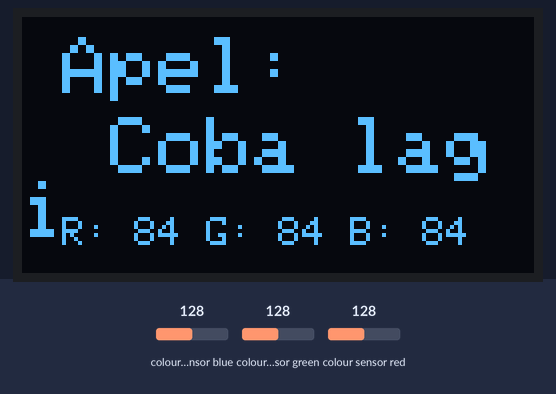
A sketch run on a simulated ESP32. Parts: 128×64 one-colour display. Inputs (shaded band) come from the test bench; at power-on: colour sensor red 128, colour sensor blue 128, colour sensor green 128. What the sketch prints to the serial monitor is not drawn.

Above: at 2.2 s.
2.3 s: colour sensor red set to 5
At 3.5 s:
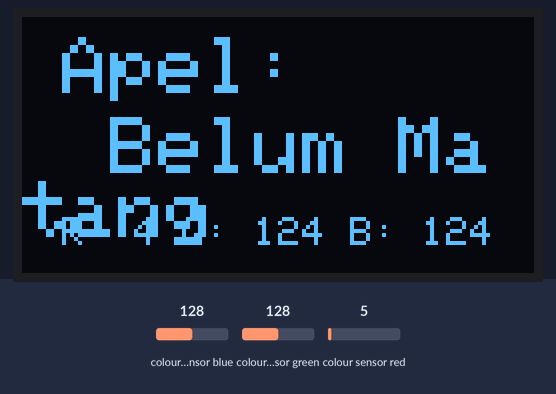
4.7 s: colour sensor blue set to 5
At 5.9 s:
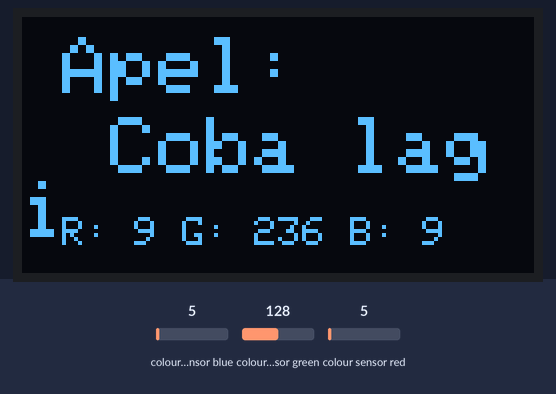
6.9 s: colour sensor green set to 64
At 8.2 s:
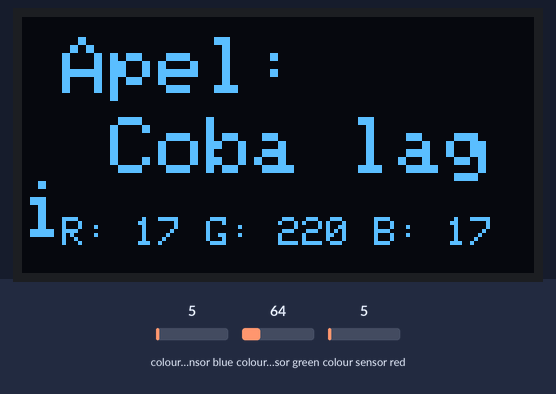
9.0 s: colour sensor red set to 191
At 10.6 s:
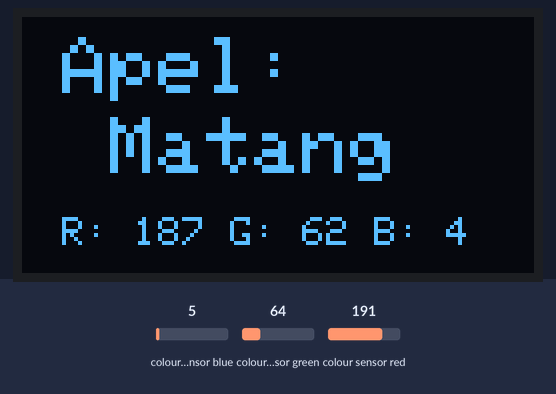
11.2 s: colour sensor blue set to 64
At 12.9 s:
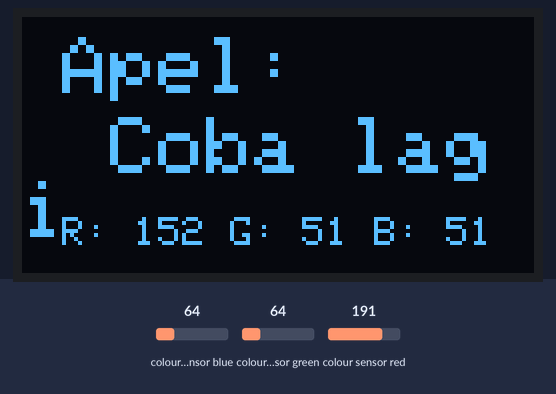
Timing chart, 0 to 14.3 s (numbered marks = the images above; inputs shaded):
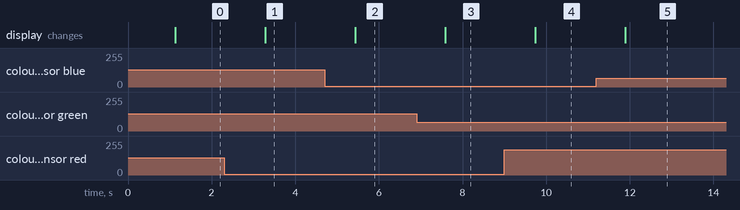

Measured:
- after the input at 2.3 s, the display: changes after 0.98 s (image 1)
- after the input at 4.7 s, the display: changes after 0.74 s (image 2)
- after the input at 6.9 s, the display: changes after 0.69 s (image 3)
- after the input at 9.0 s, the display: changes after 0.74 s (image 4)
- after the input at 11.2 s, the display: changes after 0.69 s (image 5)

The sketch:

Mappi32_Smart_Fruit_Using_RGB.ino
```cpp
#include <Wire.h>
#include <Adafruit_GFX.h>
#include <Adafruit_SSD1306.h>
#include "Adafruit_TCS34725.h"

// Konfigurasi OLED SSD1306
#define SCREEN_WIDTH 128
#define SCREEN_HEIGHT 64
#define OLED_RESET    -1

Adafruit_SSD1306 display(SCREEN_WIDTH, SCREEN_HEIGHT, &Wire, OLED_RESET);

// Inisialisasi sensor TCS34725
Adafruit_TCS34725 tcs = Adafruit_TCS34725(TCS34725_INTEGRATIONTIME_600MS, TCS34725_GAIN_1X);

void setup() {
    Serial.begin(115200);
    Wire.begin();  // Gunakan default I2C ESP32

    // Inisialisasi OLED
    if (!display.begin(SSD1306_SWITCHCAPVCC, 0x3C)) {
        Serial.println(F(" OLED tidak terdeteksi!"));
        while (1);
    }
    display.clearDisplay();
    display.setTextSize(1);
    display.setTextColor(SSD1306_WHITE);
    display.setCursor(10, 10);
    display.println("OLED Ready!");
    display.display();
    delay(1000);

    // Inisialisasi sensor TCS34725
    if (!tcs.begin()) {
        Serial.println(" TCS34725 tidak terdeteksi! Periksa koneksi.");
        while (1);
    }
    Serial.println(" TCS34725 Siap!");
}

// Fungsi untuk mendeteksi warna buahnya edit aja manggonya sesuai dengan jenis buah yg ingin diuji
String detectManggoRipeness(uint8_t r, uint8_t g, uint8_t b) {
    // *Batas warna berdasarkan pengujian*
    // edit data kalian disini
    if (r > 180 && g < 100 && b < 100) return " Matang";
    if (r > 150 && g > 100 && b < 80) return " Setengah Matang";
    if (r < 130 && g > 120 && b > 90) return " Belum Matang";
    return " Coba lagi";
}

//perhatikan lagi kurang dari dan lebih darinya yaa

void loop() {
    uint16_t r, g, b, c;
    tcs.getRawData(&r, &g, &b, &c);

    if (c == 0) c = 1; // Mencegah pembagian dengan nol

    // Normalisasi nilai RGB ke 0-255
    uint8_t r_norm = (r * 255) / c;
    uint8_t g_norm = (g * 255) / c;
    uint8_t b_norm = (b * 255) / c;
//jangan lupa edit sting disini juga sesuai nama buah yg akan diuji
    String manggoStatus = detectManggoRipeness(r_norm, g_norm, b_norm);

    Serial.print("RGB Normalized: ");
    Serial.print(r_norm); Serial.print(", ");
    Serial.print(g_norm); Serial.print(", ");
    Serial.print(b_norm); Serial.print(" → ");
//edit disini juga sesuai nama buah yg ingin di uji
    Serial.print("Status Manggo: ");
    Serial.println(manggoStatus);

    // Tampilkan di OLED
    display.clearDisplay();
  //tampilan display buah pada oled
    display.setTextSize(2);
    display.setCursor(10, 5);
    display.println("Apel:");
//memanggil data yg akan ditampilkan
    display.setTextSize(2);
    display.setCursor(10, 25);
    display.println(manggoStatus);
// menampilkan nilai r, g , b
    display.setTextSize(1);
    display.setCursor(10, 50);
    display.print("R: "); display.print(r_norm);
    display.print(" G: "); display.print(g_norm);
    display.print(" B: "); display.print(b_norm);

    display.display();

    delay(1000);
}
```
